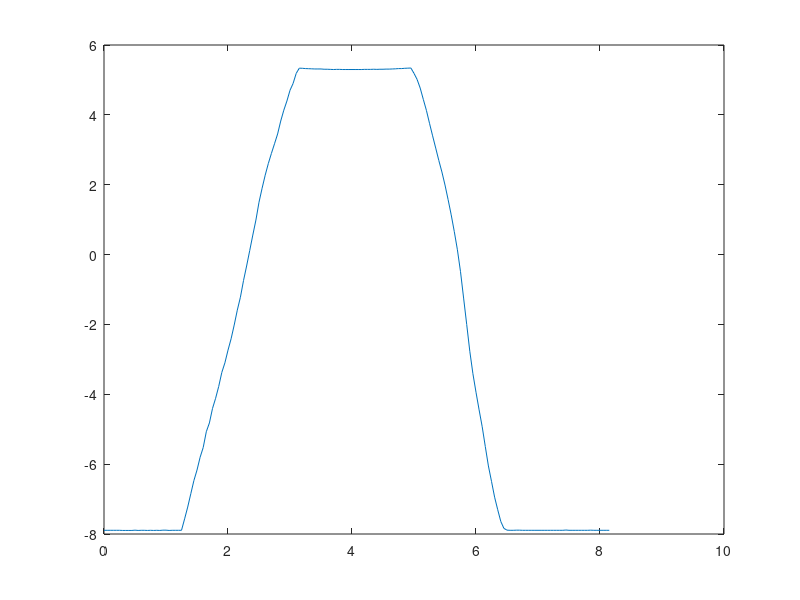

MATLAB code to generate this figure: (Note: this script raises an error after producing the figure.)
clc

%%Internal Diamter
Array = csvread('ULPR_Magnet-OD_Strength.csv');
time = Array(:, 1);
mT = Array(:, 2);

figure
plot(time,mT)
[ymax,imax,ymin,imin]  = extrema(mT);
Pmax=max(ymax);
Nmin=min(ymin);
Pmean=mean(ymax);
Nmean=mean(ymin);
hold all
plot(time(imax),ymax,'b*',time(imin),ymin,'ro')
plot(xlim, [1 1]*Pmax, '--b')
plot(xlim, [1 1]*Nmin, '--r')
plot(xlim, [1 1]*Pmean, ':b')
plot(xlim, [1 1]*Nmean, ':r')
hold off
title('Toroidal Testing Magnet - Inner Circumference Field Strength')
ylim([-8.5,6])
legend('Field Strength','Maximas','Minimas','Max','Min','Positive Mean','Negative Mean','location','Southeast')
xlabel('Time (s)')
ylabel('Magnetic Field (mT)')